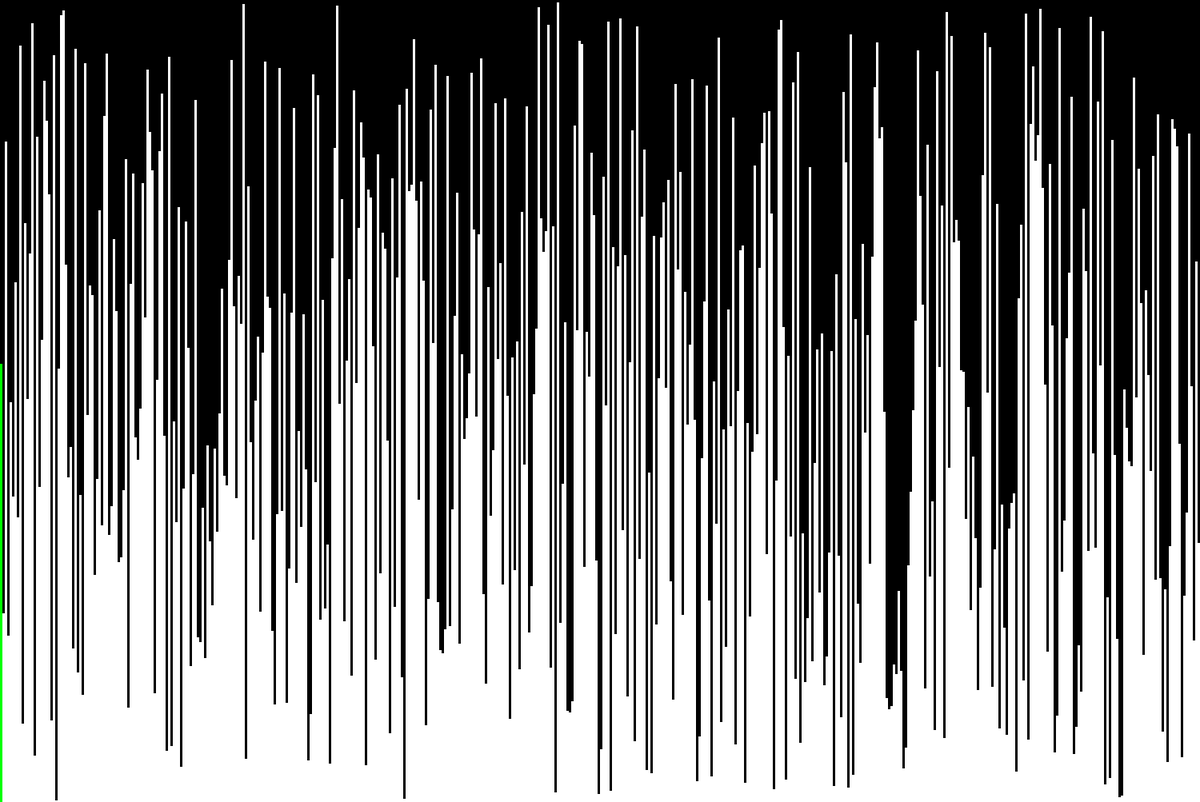
Frame 1 (no input)
Frame 60 (the mouse pressed at the canvas centre just before this capture): identical to frame 1, image omitted
Frame 120 (the mouse held since frame 60 and released just before this capture): identical to frame 1, image omitted

The Processing sketch that drew this single still picture (run headless with seeded random() and noise(); from frame 60 on, the mouse is pressed at the canvas centre):

// Processing sketch: Bubble_Sort
// ── Bubble_Sort.pde
import java.util.Random;
import java.util.Arrays;

int sz = 500, delayTime = 1;
int width = sz * 3, height = sz * 2, rh = height + int(width / sz);
int[] arr = new int[sz];
int C1 = 0, C2 = 0;
boolean finish = false;

void setup(){
  surface.setSize(width, rh);
  for (int i = 0; i < sz; i ++){
    arr[i] = (i + 1) * int((height) / sz);
  }
  shuffleArray(arr);
}

void keyPressed(){
  if (key == ENTER) thread("bSort");
}

void draw(){
  printC(C1, C2);
  if (finish){
    printN();
    noLoop();
  }
}

// ==================================================================================================================

void bSort(){
  bSort(sz - 1);
}

void bSort(int len){
  for (int i = len; i > 1; i --){
    for (int j = 0; j < i; j ++){
      if (arr[j] > arr[j + 1]){
        C1 = j;
        C2 = j + 1;
        swap(j, j + 1);
        delay(delayTime);
      }
    }
  }
  finish = true;
}

// ==================================================================================================================

void printC(int com1, int com2){
  background(0);
  noStroke();
  for (int i = 0; i < sz; i ++){
    if (i != com1 && i != com2) fill(255);
    else fill(0, 255, 0);
    rect(i * 3, rh - arr[i], 3, arr[i] * 2);
  }
}

void printN(){
  background(0);
  noStroke();
  for (int i = 0; i < sz; i ++){
    fill(255);
    rect(i * 3, rh - arr[i], 3, arr[i] * 2);
  }
}

void shuffleArray(int[] array) {
  Random rng = new Random();
  for (int i = array.length; i > 1; i--) {
    int j = rng.nextInt(i);
    int tmp = array[j];
    array[j] = array[i-1];
    array[i-1] = tmp;
  }
}

void swap(int i, int j){
  arr[i] += arr[j];
  arr[j] = arr[i] - arr[j];
  arr[i] -= arr[j];
}
